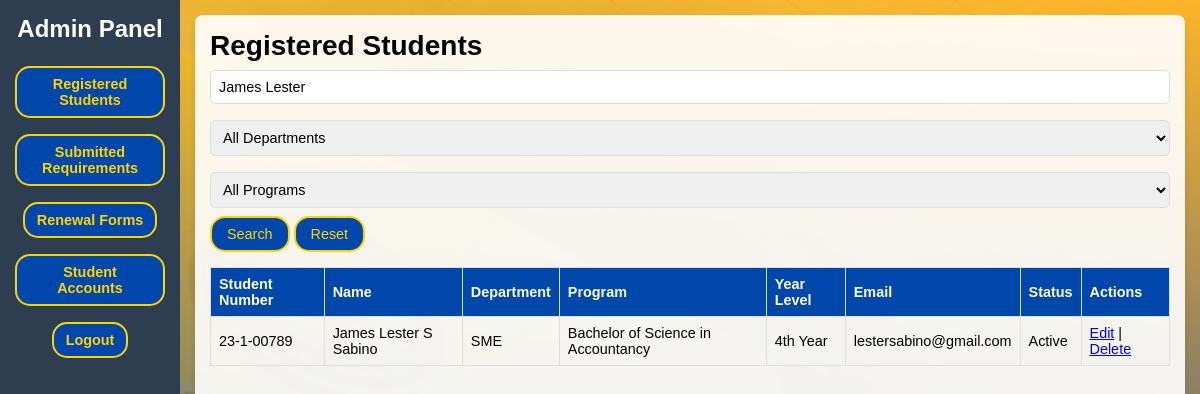
Screenshot of /admin/index-admin.php?name=James Lester (signed in) with the database file from the repository.
### tables this page shows
CREATE TABLE `registration` (
  `student_number` varchar(255) NOT NULL,
  `first_name` varchar(255) NOT NULL,
  `middle_name` varchar(255) NOT NULL,
  `last_name` varchar(255) NOT NULL,
  `gender` enum('male','female','other') NOT NULL,
  `age` varchar(255) NOT NULL,
  `phone_number` varchar(255) NOT NULL,
  `email` varchar(255) NOT NULL,
  `country` varchar(255) NOT NULL,
  `province` varchar(255) NOT NULL,
  `municipality` varchar(255) NOT NULL,
  `barangay` varchar(255) NOT NULL,
  `department` varchar(255) NOT NULL,
  `program` varchar(255) NOT NULL,
  `year_level` varchar(255) NOT NULL,
  `grades` varchar(255) NOT NULL,
  `prospectus` varchar(255) NOT NULL,
  `school_id` varchar(255) NOT NULL,
  `status` enum('Pending','Active','Inactive') NOT NULL
);

### admin/index-admin.php (the view, shortened to what this page needs)
<?php
require 'db.php';
$searchName = isset($_GET['name']) ? $_GET['name'] : '';
$searchDepartment = isset($_GET['department']) ? $_GET['department'] : '';
$searchProgram = isset($_GET['program']) ? $_GET['program'] : '';
$sql = "SELECT student_number, first_name, middle_name, last_name, department, program, year_level, email, status
        FROM registration
        WHERE
        (first_name LIKE ? OR last_name LIKE ? OR CONCAT(first_name, ' ', last_name) LIKE ?)
        AND (department = ? OR ? = '')
        AND (program = ? OR ? = '')";
$stmt = $conn->prepare($sql);
$searchNameWildcard = '%' . $searchName . '%';
$stmt->bind_param(
    "sssssss",
    $searchNameWildcard,
    $searchNameWildcard,
    $searchNameWildcard,
    $searchDepartment,
    $searchDepartment,
    $searchProgram,
    $searchProgram
);
$stmt->execute();
$result = $stmt->get_result();
?>
<!DOCTYPE html>
<html>
<head>
    <link rel="stylesheet" href="stylesheets/style-admin.css">
</head>
<body>
<div class="sidebar">
    <h2>Admin Panel</h2>
    <a href="javascript:void(0);" onclick="toggleSection('students-section')">Registered Students</a>
    <a href="javascript:void(0);" onclick="toggleSection('requirements-section')">Submitted Requirements</a>
    <a href="javascript:void(0);" onclick="toggleSection('renewal-section')">Renewal Forms</a>
    <a href="javascript:void(0);" onclick="toggleSection('accounts-section')">Student Accounts</a>
    <a href="login.php">Logout</a>
</div>
<div class="main">
    <div id="students-section">
        <h1>Registered Students</h1>
        <form method="get" action="index-admin.php" class="search-form">
            <input type="text" name="name" placeholder="Search by name" value="<?php echo htmlspecialchars($searchName); ?>">
            <select name="department" id="department" onchange="updatePrograms()">
                <option value="">All Departments</option>
            </select>
            <select name="program" id="program">
                <option value="">All Programs</option>
            </select>
            <button type="submit">Search</button>
            <a href="index-admin.php"><button type="button">Reset</button></a>
        </form>
        <table>
            <thead>
                <tr>
                    <th>Student Number</th>
                    <th>Name</th>
                    <th>Department</th>
                    <th>Program</th>
                    <th>Year Level</th>
                    <th>Email</th>
                    <th>Status</th>
                    <th>Actions</th>
                </tr>
            </thead>
            <tbody>
                <?php
                if ($result->num_rows > 0) {
                    while ($row = $result->fetch_assoc()) {
                        $fullName = $row['first_name'] . ' ' . $row['middle_name'] . ' ' . $row['last_name'];
                        $status = $row['status'];
                        echo "<tr>
                            <td>{$row['student_number']}</td>
                            <td>{$fullName}</td>
                            <td>{$row['department']}</td>
                            <td>{$row['program']}</td>
                            <td>{$row['year_level']}</td>
                            <td>{$row['email']}</td>
                            <td>{$status}</td>
                            <td>
                                <a href='edit_student.php?student_number={$row['student_number']}'>Edit</a> |
                                <a href='delete_student.php?student_number={$row['student_number']}' onclick='return confirm(\"Delete this student?\")'>Delete</a>
                            </td>
                        </tr>";
                    }
                } else {
                    echo "<tr><td colspan='8'>No students found.</td></tr>";
                }
                ?>
            </tbody>
        </table>
    </div>
</div>
</body>
</html>

### stylesheets/style-admin.css (style rules this page uses)
* { margin: 0; padding: 0; }
*, *::before, *::after { box-sizing: border-box; }
body { background-repeat: no-repeat; background-attachment: fixed; background-position: center; background-size: cover; background-image: linear-gradient(rgba(255, 185, 33, 0.897), rgba(0, 71, 171, 0.897)), url('images/Background1.png'); backdrop-filter: blur(1px); height: 100vh; width: 100vw; display: flex; flex-direction: row; font-family: 'Montserrat', sans-serif; font-size: 14px; }
.sidebar { width: 180px; background-color: #2c3e50; color: white; height: 100vh; padding: 15px; position: relative; display: flex; flex-direction: column; align-items: center; text-align: center; flex-shrink: 0; }
.sidebar h2 { font-size: 1.5rem; margin-bottom: 15px; color: #FFFFFF; }
.sidebar a { display: block; margin: 8px 0; color: #FFD302; background-color: #0047AB; text-decoration: none; padding: 8px 12px; border: 2px solid #FFD302; border-radius: 15px; font-size: 0.9rem; font-weight: bold; transition: transform 0.2s ease, background-color 0.3s ease, color 0.3s ease; }
.main { flex-grow: 1; padding: 15px; background-color: rgba(255, 255, 255, 0.9); border-radius: 8px; margin: 15px; box-shadow: 0px 4px 6px rgba(0, 0, 0, 0.1); width: calc(100% - 220px); max-width: 1000px; overflow-y: auto; }
table { width: 100%; border-collapse: collapse; margin-top: 15px; }
table, th, td { border: 1px solid #ddd; }
th, td { padding: 8px; text-align: left; font-size: 0.9rem; }
th { background-color: #0047AB; color: white; }
button { background-color: #0047AB; color: #FFD302; border: 2px solid #FFD302; border-radius: 15px; padding: 8px 15px; font-size: 0.9rem; cursor: pointer; transition: transform 0.2s ease, background-color 0.3s ease; }
form input, form select { width: 100%; padding: 8px; margin: 8px 0; border: 1px solid #ddd; border-radius: 5px; font-size: 0.9rem; }
h2 { text-align: center; color: #333; margin-bottom: 20px; }

### rows the page displays
registration: student_number "23-1-00789", fullName "James Lester S Sabino", department "SME", program "Bachelor of Science in Accountancy", year_level "4th Year", email "lestersabino@gmail.com", status "Active"
